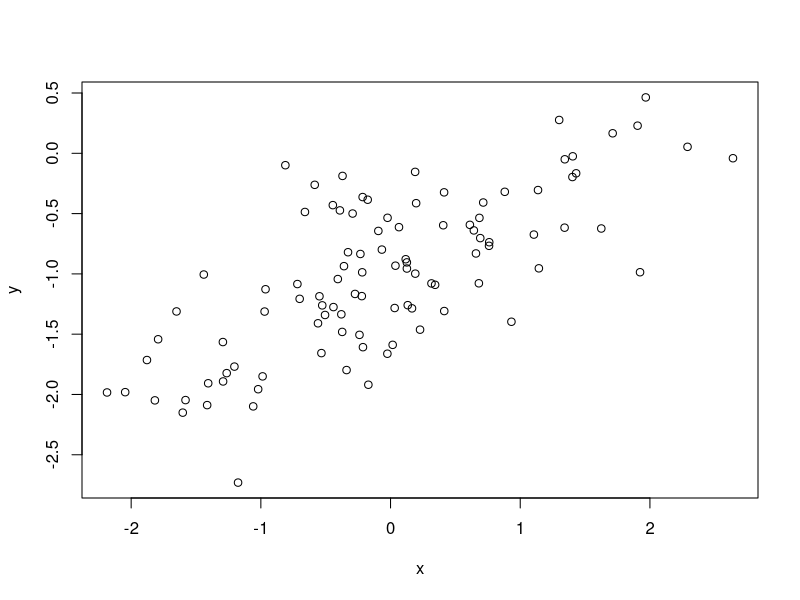

Here is the R script that generated this plot:
## ---- chunk 1
x <- rnorm(100)  # mean=0, sd=1 is default
## ---- chunk 2
norm <- rnorm(100, sd=0.25^0.5)
## ---- chunk 3
y <- -1 + 0.5*x + norm
length(y) # o vetor é 100

## ---- chunk 4
plot(x,y) # é linear e a relação é positiva
